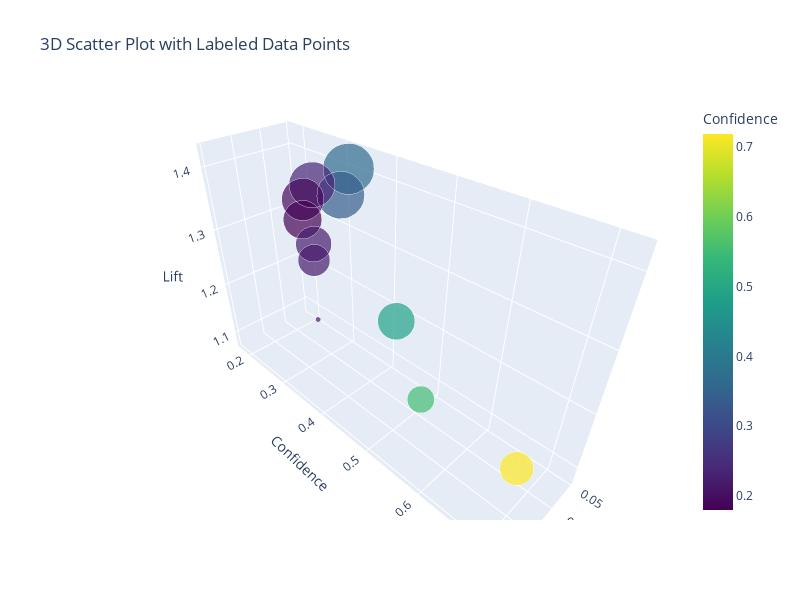

The notebook cell saved with this chart:
### Code cell
fig = px.scatter_3d(df_product, 
                    x='Support', 
                    y='Confidence', 
                    z='Lift',
                    color='Confidence',
                    color_continuous_scale='viridis',
                    size='Scaled_Lift',
                    size_max=50,
                    hover_data=['product_name_lhs', 'product_name_rhs'],
                    labels={'Support': 'Support', 
                            'Confidence': 'Confidence', 
                            'Lift': 'Lift'},
                    title='3D Scatter Plot with Labeled Data Points',
                    animation_frame=None)

fig.update_layout(height=600, width=800)
fig.show()
generate_summary_chart(str(pd.concat(
    [df_product[['product_name_lhs','product_name_rhs','Support','Confidence','Lift']].sort_values(by = 'Lift', ascending = False).iloc[0:2,:],
    df_product[['product_name_lhs','product_name_rhs','Support','Confidence','Lift']].sort_values(by = 'Confidence', ascending = False).iloc[0:1,:]],
    axis = 0
).drop_duplicates()))

### Figure 1 — Plotly figure (JSON) as saved in the notebook; plotly's stock layout.template omitted (floating-point values rounded to 4 significant figures)
{"data": [{"customdata": [["yogurt", "milk"], ["yogurt", "packaged cheese"], ["yogurt", "bread"], ["yogurt", "eggs"], ["yogurt", "refrigerated"], ["yogurt", "packaged vegetables fruits"], ["yogurt", "soy lactosefree"], ["yogurt", "fresh fruits"], ["yogurt", "chips pretzels"], ["yogurt", "fresh vegetables"], ["yogurt", "water seltzer sparkling water"]], "hovertemplate": "Support=%{x}<br>Confidence=%{marker.color}<br>Lift=%{z}<br>Scaled_Lift=%{marker.size}<br>product_name_lhs=%{customdata[0]}<br>product_name_rhs=%{customdata[1]}<extra></extra>", "legendgroup": "", "marker": {"color": [0.3653, 0.3379, 0.236, 0.1905, 0.1801, 0.4882, 0.2221, 0.7185, 0.2175, 0.5522, 0.2145], "coloraxis": "coloraxis", "size": [100, 86.72, 80.63, 68.66, 56.75, 52.66, 48.76, 43.69, 38.91, 28.14, 1], "sizemode": "area", "sizeref": 0.04, "symbol": "circle"}, "mode": "markers", "name": "", "scene": "scene", "showlegend": false, "type": "scatter3d", "x": [0.1021, 0.09446, 0.06599, 0.05325, 0.05034, 0.1365, 0.0621, 0.2008, 0.0608, 0.1544, 0.05995], "y": [0.3653, 0.3379, 0.236, 0.1905, 0.1801, 0.4882, 0.2221, 0.7185, 0.2175, 0.5522, 0.2145], "z": [1.423, 1.377, 1.356, 1.314, 1.273, 1.258, 1.245, 1.227, 1.211, 1.173, 1.079]}], "layout": {"coloraxis": {"colorbar": {"title": {"text": "Confidence"}}, "colorscale": [[0, "#440154"], [0.1111, "#482878"], [0.2222, "#3e4989"], [0.3333, "#31688e"], [0.4444, "#26828e"], [0.5556, "#1f9e89"], [0.6667, "#35b779"], [0.7778, "#6ece58"], [0.8889, "#b5de2b"], [1, "#fde725"]]}, "height": 600, "legend": {"itemsizing": "constant", "tracegroupgap": 0}, "scene": {"domain": {"x": [0, 1], "y": [0, 1]}, "xaxis": {"title": {"text": "Support"}}, "yaxis": {"title": {"text": "Confidence"}}, "zaxis": {"title": {"text": "Lift"}}}, "title": {"text": "3D Scatter Plot with Labeled Data Points"}, "width": 800}}
